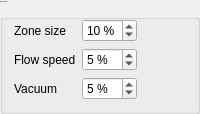
         <widget class="QGroupBox" name="groupBox">
          <property name="minimumSize">
           <size>
            <width>0</width>
            <height>50</height>
           </size>
          </property>
          <property name="font">
           <font>
            <pointsize>-1</pointsize>
           </font>
          </property>
          <property name="title">
           <string>Base increments</string>
          </property>
          <layout class="QGridLayout" name="gridLayout_4">
           <item row="0" column="1">
            <widget class="QSpinBox" name="spinBox_ds_increment">
             <property name="font">
              <font>
               <pointsize>9</pointsize>
              </font>
             </property>
             <property name="toolTip">
              <string>&lt;html&gt;&lt;head/&gt;&lt;body&gt;&lt;p&gt;Base zone size increment/decrement&lt;/p&gt;&lt;/body&gt;&lt;/html&gt;</string>
             </property>
             <property name="suffix">
              <string notr="true"> %</string>
             </property>
             <property name="prefix">
              <string notr="true"/>
             </property>
             <property name="minimum">
              <number>1</number>
             </property>
             <property name="maximum">
              <number>20</number>
             </property>
             <property name="value">
              <number>10</number>
             </property>
            </widget>
           </item>
           <item row="0" column="0">
            <widget class="QLabel" name="label_12">
             <property name="sizePolicy">
              <sizepolicy hsizetype="Minimum" vsizetype="Preferred">
               <horstretch>0</horstretch>
               <verstretch>0</verstretch>
              </sizepolicy>
             </property>
             <property name="font">
              <font>
               <pointsize>9</pointsize>
              </font>
             </property>
             <property name="text">
              <string>Zone size</string>
             </property>
            </widget>
           </item>
           <item row="0" column="2">
            <widget class="QLabel" name="label_23">
             <property name="text">
              <string/>
             </property>
            </widget>
           </item>
           <item row="2" column="0">
            <widget class="QLabel" name="label_14">
             <property name="sizePolicy">
              <sizepolicy hsizetype="Minimum" vsizetype="Preferred">
               <horstretch>0</horstretch>
               <verstretch>0</verstretch>
              </sizepolicy>
             </property>
             <property name="font">
              <font>
               <pointsize>9</pointsize>
              </font>
             </property>
             <property name="text">
              <string>Vacuum</string>
             </property>
            </widget>
           </item>
           <item row="1" column="1">
            <widget class="QSpinBox" name="spinBox_fs_increment">
             <property name="font">
              <font>
               <pointsize>9</pointsize>
              </font>
             </property>
             <property name="toolTip">
              <string>&lt;html&gt;&lt;head/&gt;&lt;body&gt;&lt;p&gt;Flow speed base increment/decrement&lt;/p&gt;&lt;/body&gt;&lt;/html&gt;</string>
             </property>
             <property name="suffix">
              <string notr="true"> %</string>
             </property>
             <property name="prefix">
              <string notr="true"/>
             </property>
             <property name="minimum">
              <number>1</number>
             </property>
             <property name="maximum">
              <number>20</number>
             </property>
             <property name="value">
              <number>5</number>
             </property>
            </widget>
           </item>
           <item row="1" column="0">
            <widget class="QLabel" name="label_13">
             <property name="sizePolicy">
              <sizepolicy hsizetype="Minimum" vsizetype="Preferred">
               <horstretch>0</horstretch>
               <verstretch>0</verstretch>
              </sizepolicy>
             </property>
             <property name="font">
              <font>
               <pointsize>9</pointsize>
              </font>
             </property>
             <property name="text">
              <string>Flow speed</string>
             </property>
            </widget>
           </item>
           <item row="2" column="1">
            <widget class="QSpinBox" name="spinBox_v_increment">
             <property name="font">
              <font>
               <pointsize>9</pointsize>
              </font>
             </property>
             <property name="toolTip">
              <string>&lt;html&gt;&lt;head/&gt;&lt;body&gt;&lt;p&gt;Base vacuum increment/decrement&lt;/p&gt;&lt;/body&gt;&lt;/html&gt;</string>
             </property>
             <property name="suffix">
              <string notr="true"> %</string>
             </property>
             <property name="prefix">
              <string notr="true"/>
             </property>
             <property name="minimum">
              <number>1</number>
             </property>
             <property name="maximum">
              <number>20</number>
             </property>
             <property name="value">
              <number>5</number>
             </property>
            </widget>
           </item>
          </layout>
          <zorder>label_14</zorder>
          <zorder>spinBox_v_increment</zorder>
          <zorder>label_13</zorder>
          <zorder>spinBox_fs_increment</zorder>
          <zorder>label_12</zorder>
          <zorder>spinBox_ds_increment</zorder>
          <zorder>label_23</zorder>
         </widget>
